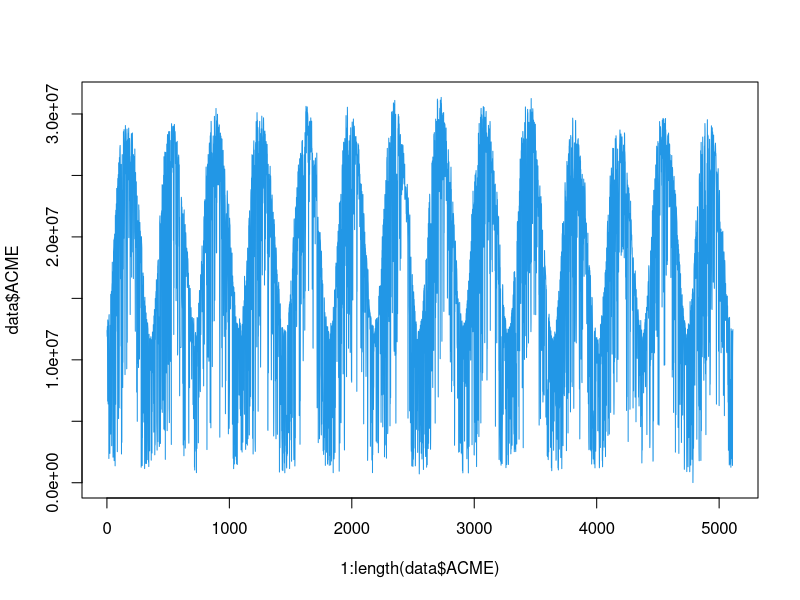

This figure's R source:

data <- read.csv("../datos_procesados.csv")

x11()
png(file="timeseries.png")
plot(1:length(data$ACME), data$ACME, type="l", col=4)
locator(1)
dev.off()
